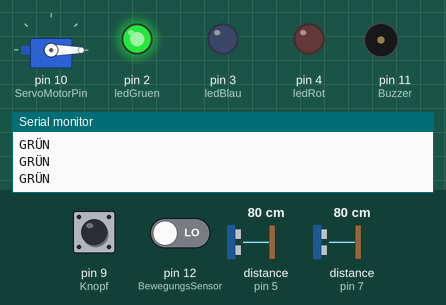
This sketch was run on a simulated Arduino Uno, built with avr-gcc and run on an emulated ATmega328P. Parts: servo, output pins drawn as LEDs (lit = HIGH), buzzer (waves = sounding), the last lines printed to the serial monitor. Wiring (inferred from the names in the program): 2 × ultrasonic range finder: trigger pin 6, echo pin 5 / trigger pin 8, echo pin 7. The test bench sets the inputs (shaded band); at power-on: pin 9 (Knopf) LOW, distance to the obstacle (sensors on pin 7, pin 5) 80 cm, pin 12 (BewegungsSensor) LOW. The echo pulse lasts 58.3 µs per cm; pins used as bus, display or sensor lines are not drawn.

Above: at 1.2 s.
1.3 s: pin 9 (Knopf) pulled HIGH for 1 s
At 1.8 s:
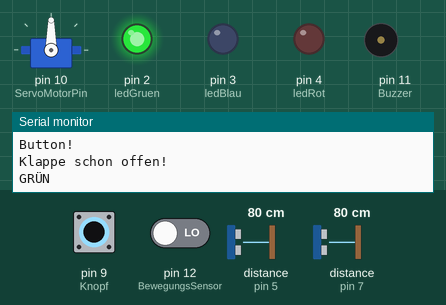
4.2 s: distance to the obstacle (sensor on pin 7) set to 56 cm
5.7 s: distance to the obstacle (sensor on pin 7) set to 45 cm
At 6.1 s:
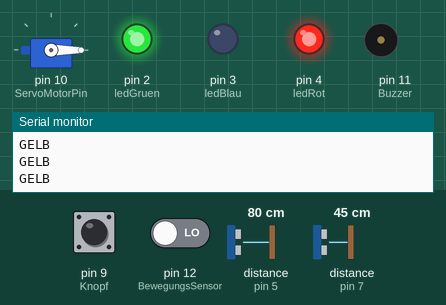
7.2 s: distance to the obstacle (sensor on pin 5) set to 55 cm
8.7 s: distance to the obstacle (sensor on pin 5) set to 48 cm
At 8.87 s:
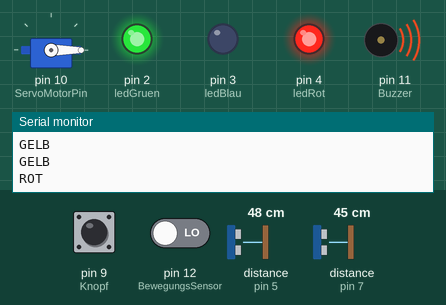
11.7 s: pin 12 (BewegungsSensor) driven HIGH
At 12.05 s:
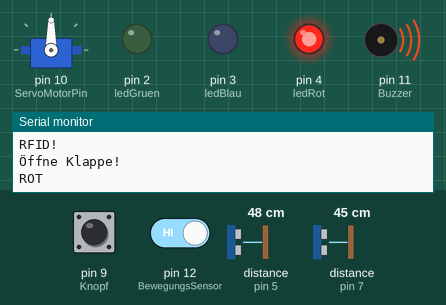
Timing chart, 0 to 15.7 s (numbered marks = the images above; inputs shaded):
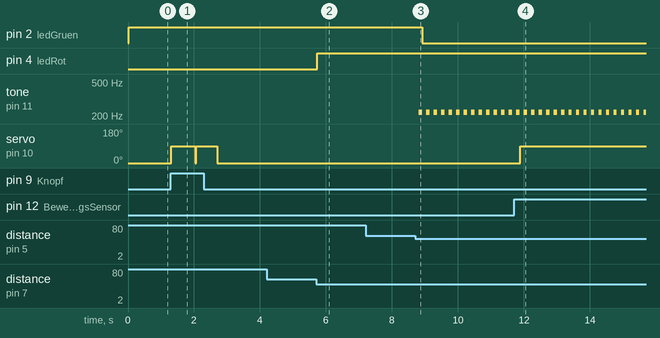

The sketch:

Muelleimer-Main.ino
```cpp
// Include the Servo library
#include <Servo.h>


// VARIABLEN
int Fuellstand = 0;
bool KlappeGeoeffnet = false;
bool KlappeGesperrt = false;
int MotionState = 0;
float KlappenTimer = 10;


// PINS

// SENSOREN
const int AbstandsSensorTrigger1 = 8;
const int AbstandsSensorTrigger2 = 6;
const int AbstandsSensorEcho1 = 7;
const int AbstandsSensorEcho2 = 5;

const int BewegungsSensor = 12;
const int Knopf = 9;

const int RFID = 12;

// AKTOREN
const int ServoMotorPin = 10;
Servo ServoMotor;

const int Buzzer = 11;

//LEDS
const int ledRot  = 4;
const int ledBlau = 3;
const int ledGruen = 2;


void setup() {
  // SENSOREN
  pinMode(AbstandsSensorTrigger1, OUTPUT);
  pinMode(AbstandsSensorTrigger2, OUTPUT);
  pinMode(AbstandsSensorEcho1, INPUT);
  pinMode(AbstandsSensorEcho2, INPUT);
  pinMode(BewegungsSensor, INPUT);
  pinMode(Knopf, INPUT);
  pinMode(RFID, INPUT);


  // AKTOREN
  pinMode(Buzzer, OUTPUT);
  ServoMotor.attach(ServoMotorPin);
  ServoMotor.write(0);


  // LEDS
  pinMode(ledRot, OUTPUT);
  pinMode(ledBlau, OUTPUT);
  pinMode(ledGruen, OUTPUT);

  Serial.begin(9600);

}


void loop() {
  klappenLogik();
  schreibeFuellstand();
  setzeLEDFarbe();
  delay(10);
}


void klappenLogik() {
  if (digitalRead(Knopf) == 1) {
    Serial.println("Button!");
    oeffneKlappe();
  }


  if (digitalRead(RFID) == 1 && KlappeGesperrt == true) {
    KlappeGesperrt = false;
    Serial.println("RFID!");
    oeffneKlappe();

  }

  if (KlappeGeoeffnet == true) {
  	KlappenTimer = KlappenTimer - 0.5;
    if (KlappenTimer <= 0) {
      Serial.println("Schließe Klappe!");
      schliesseKlappe();
      KlappenTimer = 10;
    }
  }

}


void buzz(){
  delay(100);
  tone(Buzzer, 220, 100);
  delay(100);
}


void oeffneKlappe() {
  if (KlappeGeoeffnet != true && KlappeGesperrt == false)  {
    Serial.println("Öffne Klappe!");
    ServoMotor.write(90);
    KlappeGeoeffnet = true;
  } else if (KlappeGesperrt == true) {
  	Serial.println("Klappe geblockt!");
  } else if (KlappeGeoeffnet == true) {
  	Serial.println("Klappe schon offen!");
  }
}

void schliesseKlappe() {
  if (KlappeGeoeffnet == true)  {
  	Serial.println("Schließe Klappe!");
    ServoMotor.write(0);
    KlappeGeoeffnet = false;
  } else {
  Serial.println("Klappe schon zu!");
  }
}


void schreibeFuellstand() {
  float distanz1 = schreibeDistanz(AbstandsSensorTrigger1,AbstandsSensorEcho1);
  float distanz2 = schreibeDistanz(AbstandsSensorTrigger2,AbstandsSensorEcho2);


  if ((distanz1 < 50 && distanz1 > 5) && (distanz2 < 50 && distanz2 > 5)) { // beide an
    Fuellstand = 100;
  } else if (distanz1 < 50 && distanz1 > 5 && distanz2 > 50) { // erster an
    Fuellstand = 50;

  } else if (distanz1 > 50 && distanz2 > 50) { // beide aus
    Fuellstand = 0;
  }
  else {
    // ERROR CODE
    Fuellstand = 999;
  }

}


float schreibeDistanz(int triggerPin, int echoPin) {
  // --- https://funduino.de/nr-10-entfernung-messen

  // Sender kurz ausschalten um Störungen des Signal zu vermeiden
  digitalWrite(triggerPin, LOW);
  delay(5);
  // Signal für 10 Microsekunden senden, danach wieder ausschalten
  digitalWrite(triggerPin, HIGH);
  delayMicroseconds(10);
  digitalWrite(triggerPin, LOW);
  // pulseIn -> Zeit messen, bis das Signal zurückkommt
  long Zeit = pulseIn(echoPin, HIGH);
  // Entfernung in cm berechnen
  // Zeit/2 -> nur eine Strecke
  float Entfernung = (Zeit / 2) * 0.03432;
  return Entfernung;
}


void setzeLEDFarbe() {


  if (Fuellstand == 100 || KlappeGesperrt == true) {
    Serial.println("ROT");
    buzz();
    KlappeGesperrt = true;
    schliesseKlappe();


    digitalWrite(ledRot, HIGH);
    digitalWrite(ledBlau, LOW);
    digitalWrite(ledGruen, LOW);

  } else if (Fuellstand == 50) {
    Serial.println("GELB");
    digitalWrite(ledRot, HIGH);
    digitalWrite(ledBlau, LOW);
    digitalWrite(ledGruen, HIGH);

  } else if (Fuellstand == 0) {
    Serial.println("GRÜN");
    digitalWrite(ledRot, LOW);
    digitalWrite(ledBlau, LOW);
    digitalWrite(ledGruen, HIGH);
  } else {
    Serial.println("FEHLER - Zweiter Sensor an aber Erster nicht");
  }
}
```

Measured:
- the behaviour switches between 51 and 50 cm on distance to the obstacle (sensor on pin 7) (found by bisection; images 1 and 2)
- the behaviour switches between 51 and 50 cm on distance to the obstacle (sensor on pin 5) (found by bisection; images 2 and 3)
- after the input at 1.3 s, servo on pin 10 (ServoMotorPin): 0° → 90° at once, → 0° 1.4 s later
- after the input at 5.7 s, pin 4 (ledRot): LOW → HIGH at once
- after the input at 8.7 s, pin 2 (ledGruen): HIGH → LOW after 0.22 s; tone on pin 11 (Buzzer): alternates 220 Hz for 0.10 s and silent for 0.13 s, starting after 0.12 s
- after the input at 11.7 s, servo on pin 10 (ServoMotorPin): 0° → 90° after 0.18 s
